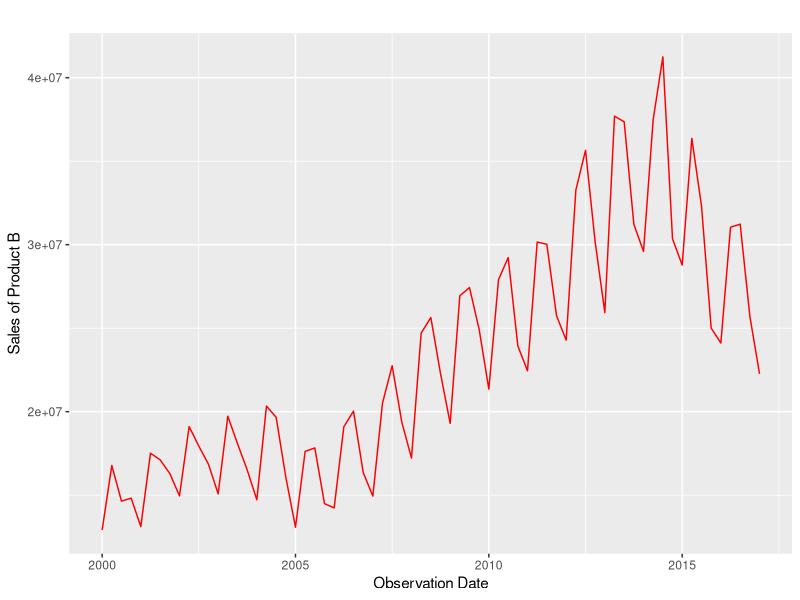
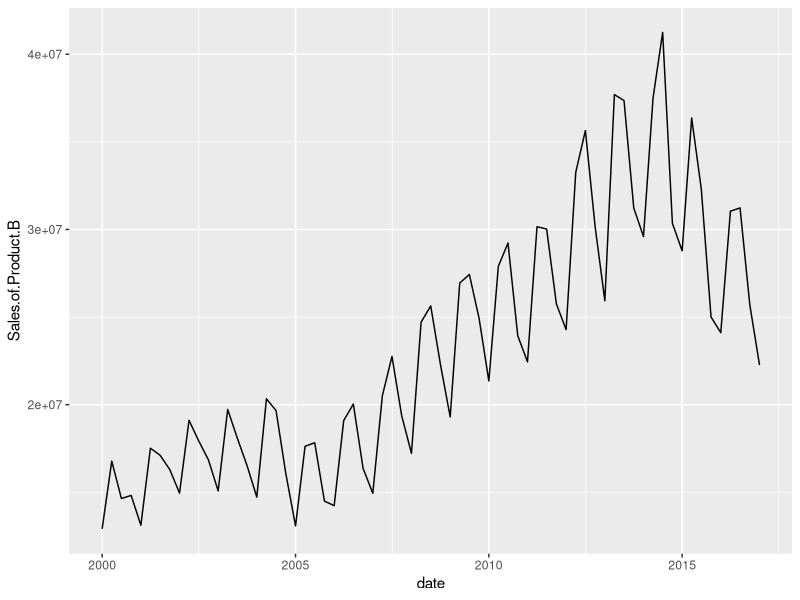
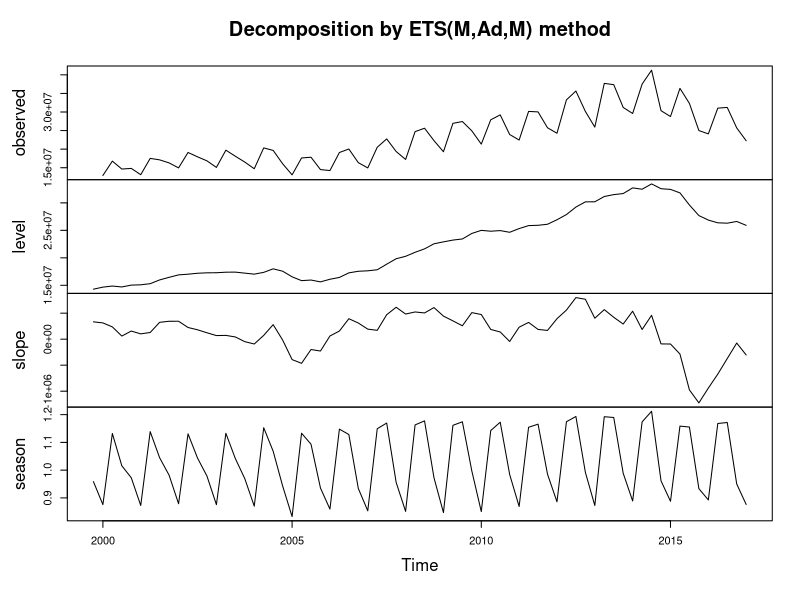
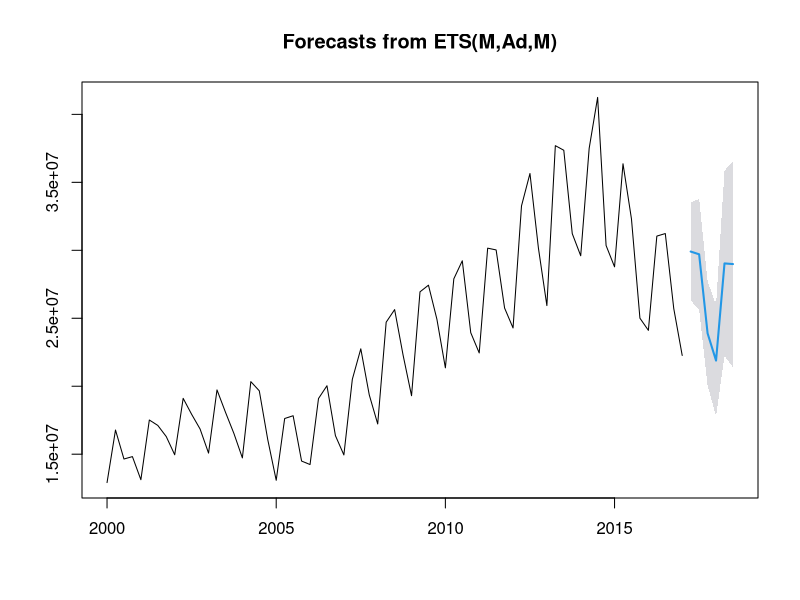
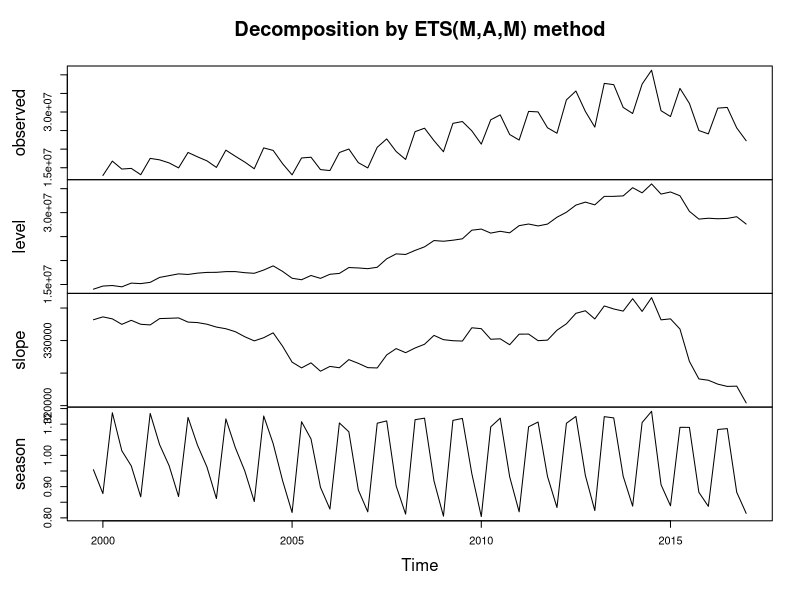
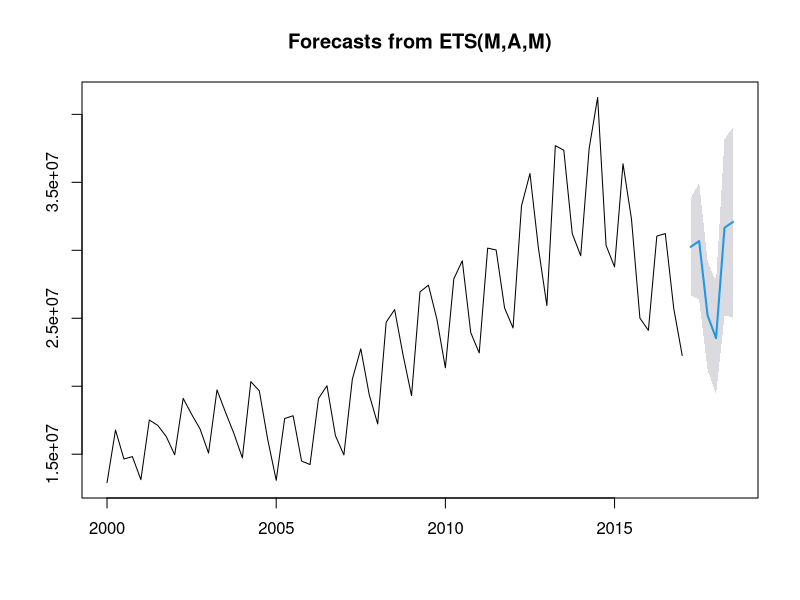
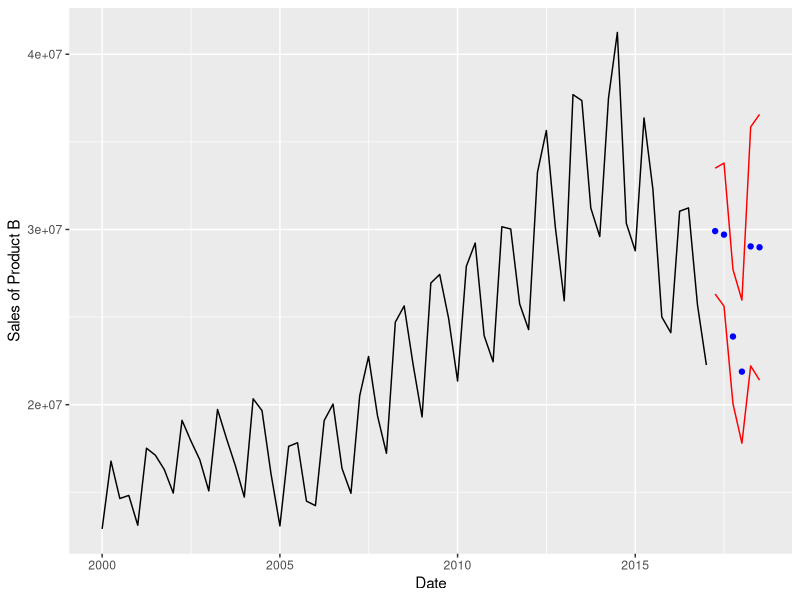

Write R code to recreate these figures, in order.
## ---- chunk 1
knitr::opts_chunk$set(echo = TRUE)
## ---- chunk 2

rm(list=ls()) # clear the work area 

if (!require('readxl')) install.packages('readxl')
library('readxl')

if (!require('writexl')) install.packages('writexl')
library('writexl')

if (!require('ggplot2')) install.packages('ggplot2')
library('ggplot2')

if (!require('ggfortify')) install.packages('ggfortify')
library('ggfortify')

if (!require('forecast')) install.packages('forecast')
library('forecast')

if (!require('lubridate')) install.packages('lubridate')
library('lubridate')

if (!require('zoo')) install.packages('zoo')
library('zoo')
## ---- chunk 3

data_from_excel <- read_excel("WEEK0QUARTERLY.xlsx") 

str( data_from_excel )

## ---- chunk 4

PROD_B <- ts(data_from_excel, start=c(2000,1), frequency = 4, names =c("Sales of Product B") )

str(PROD_B)

summary(PROD_B)

autoplot(PROD_B, colour = 'red') +
  labs(x = "Observation Date", y = "Sales of Product B")

## ---- chunk 5

df_data <- data.frame(date=as.Date(as.yearmon(time(PROD_B))), Y=as.matrix(PROD_B))
ggplot(data=df_data, mapping=aes(x=date, y=Sales.of.Product.B))+geom_line()

## ---- chunk 6

Holt_Winters <- ets(PROD_B, model = "MAM", alpha = .4, beta = .15, gamma=.3)  
Holt_Winters
str(Holt_Winters)
plot(Holt_Winters)

Holt_Winters.pred <- forecast(Holt_Winters, h = 6, level = c(95))
Holt_Winters.pred
str(Holt_Winters.pred)
plot(Holt_Winters.pred)

## ---- chunk 7

Holt_Winters_auto <- ets(PROD_B, model = "MAM")  
Holt_Winters_auto
plot(Holt_Winters_auto)

Holt_Winters_auto.pred <- forecast(Holt_Winters_auto, h = 6, level = c(95))
plot(Holt_Winters_auto.pred)
## ---- chunk 8

col_names <- as.yearmon(time(Holt_Winters.pred$mean)) 
my_df <-  data.frame( as.Date(col_names), Holt_Winters.pred$mean, Holt_Winters.pred$lower, Holt_Winters.pred$upper)
colnames(my_df) <- c("Date", "Forecast", "95% Lower", "95% Upper" )
write_xlsx(my_df, "Quarterly_Sales_B_prediction.xlsx")

## ---- chunk 9

ggplot(data = my_df, aes(x = Date, y = as.double(Forecast) )) +
  geom_point( color="blue" ) + 
  geom_line(data = my_df,  aes(x = Date, y = `95% Lower`), color="red" ) +  
  geom_line(data = my_df,  aes(x = Date, y = `95% Upper`), color="red" ) +
  geom_line(data=df_data, mapping=aes(x=date, y=Sales.of.Product.B))+
  labs(x = "Date", y = "Sales of Product B")
